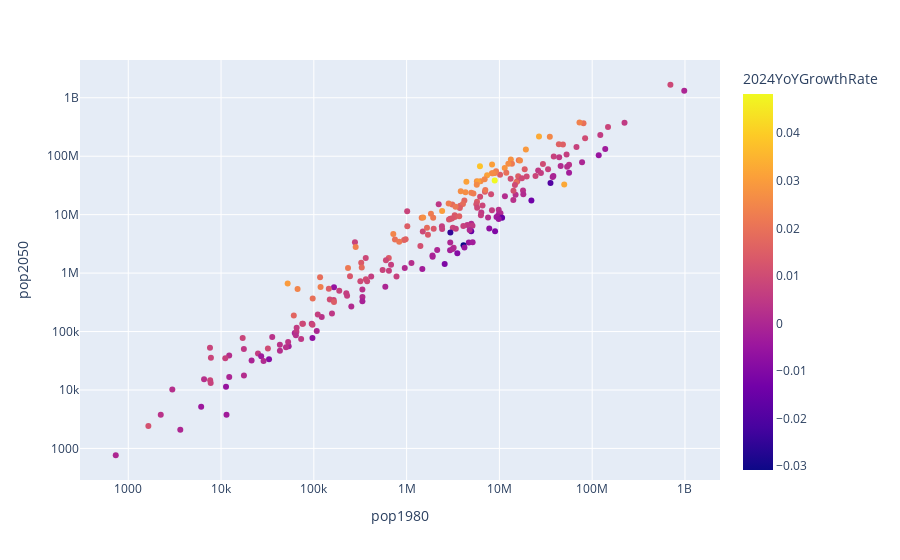

Write notebook code for a chart like this one.
### Code cell
express.scatter(data_frame=df, x='pop1980', y='pop2050', log_x=True, log_y=True, hover_name='country', color='2024YoYGrowthRate')

### Figure 1 — Plotly figure (JSON) as saved in the notebook; plotly's stock layout.template omitted (floating-point values rounded to 4 significant figures; data arrays with more than 128 entries replaced by an {"elided": "..."} marker saying what was removed)
{"data": [{"hovertemplate": "<b>%{hovertext}</b><br><br>pop1980=%{x}<br>pop2050=%{y}<br>2024YoYGrowthRate=%{marker.color}<extra></extra>", "hovertext": {"elided": "234 str values"}, "legendgroup": "", "marker": {"color": {"elided": "234 float values"}, "coloraxis": "coloraxis", "symbol": "circle"}, "mode": "markers", "name": "", "orientation": "v", "showlegend": false, "type": "scatter", "x": {"elided": "234 int values"}, "xaxis": "x", "y": {"elided": "234 int values"}, "yaxis": "y"}], "layout": {"coloraxis": {"colorbar": {"title": {"text": "2024YoYGrowthRate"}}, "colorscale": [[0, "#0d0887"], [0.1111, "#46039f"], [0.2222, "#7201a8"], [0.3333, "#9c179e"], [0.4444, "#bd3786"], [0.5556, "#d8576b"], [0.6667, "#ed7953"], [0.7778, "#fb9f3a"], [0.8889, "#fdca26"], [1, "#f0f921"]]}, "legend": {"tracegroupgap": 0}, "margin": {"t": 60}, "xaxis": {"anchor": "y", "domain": [0, 1], "title": {"text": "pop1980"}, "type": "log"}, "yaxis": {"anchor": "x", "domain": [0, 1], "title": {"text": "pop2050"}, "type": "log"}}}
